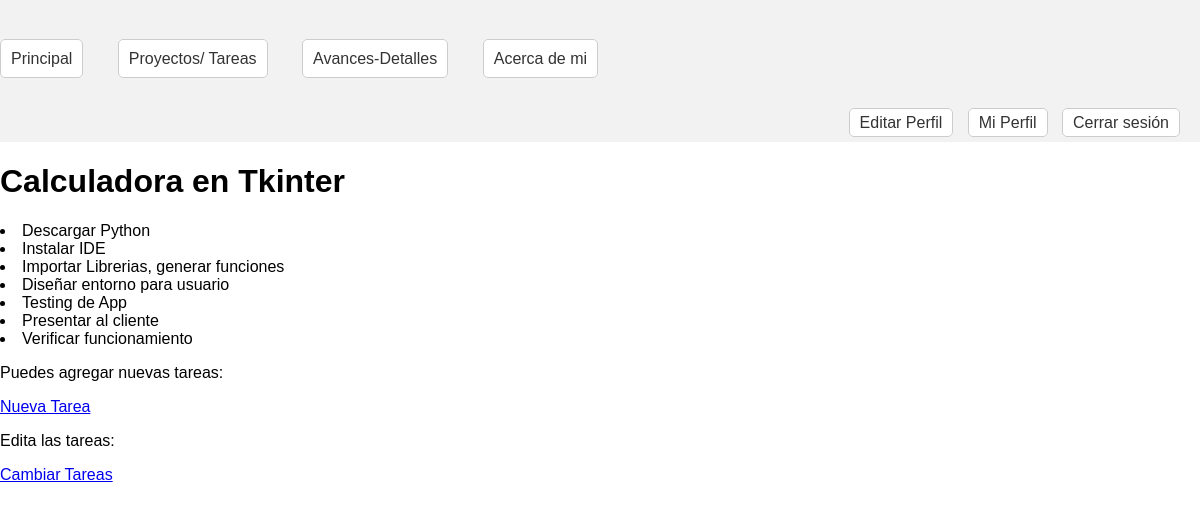
Screenshot of /detalle/1 (signed in) with the database file from the repository.
### app1/models.py (models this page shows)
class Proyectos(models.Model):
    nombre=models.CharField(max_length=100)
    fechacreacion=models.DateField()
    def __str__(self) -> str:
        return self.nombre

class Tareas(models.Model):
    titulo=models.CharField(max_length=100)
    descripcion=models.TextField()
    asociado=models.ForeignKey(Proyectos,on_delete=models.CASCADE)
    estado= models.BooleanField(default=False)
    def __str__(self) -> str:
        return self.titulo

### app1/views.py (the view)
# urls.py: path('detalle/<int:id>',detalle_proyecto,name='proyecto_tarea'),
@login_required
def detalle_proyecto(requets,id):
    p=Proyectos.objects.get(id=id)
    print(p)
    a=tarea=Tareas.objects.filter(asociado=id)
    print(a)
    return render (requets,'detalle.html',{'proyecto':p,'listado':a})

### app1/templates/detalle.html
{% extends 'herencia.html' %}
{% block dinamico %}
<h1>{{proyecto}}</h1>
{% for i in listado %}
<table>
    <li>{{i}}</li>
</table>
{% endfor %}
<p>Puedes agregar nuevas tareas:</p>
<a href="/tareanueva/">Nueva Tarea</a>
<p>Edita las tareas:</p>
<a href="/cambiotareas.html/">Cambiar Tareas</a>
{% endblock %}

### app1/templates/herencia.html (style rules this page uses)
body { margin: 10px; padding: 0; font-family: Arial, sans-serif; }
body { margin: 0; padding: 0; font-family: Arial, sans-serif; }

### rows the page displays
Proyectos: nombre "Calculadora en Tkinter"
Tareas: titulo "Descargar Python"
Tareas: titulo "Instalar IDE"
Tareas: titulo "Importar Librerias, generar funciones"
Tareas: titulo "Diseñar entorno para usuario"
Tareas: titulo "Testing de App"
Tareas: titulo "Presentar al cliente"
Tareas: titulo "Verificar funcionamiento"
